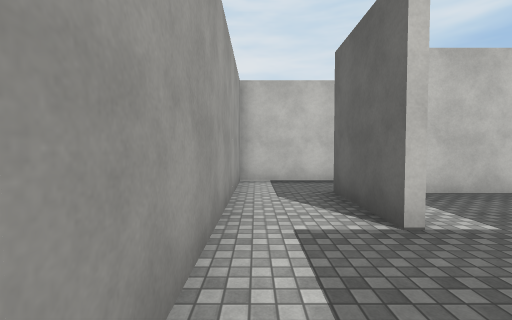
view 1 (above)

12 first-person views from a walk through a 3-D level made in the Unity game engine. The camera is 1.5 m above the floor, tilts 2° down and sees 90° across. The floor is counted in squares, 2 m on a side. Each view is taken from the middle of a square. On the plan, view 1 faces up. The plan holds only what a view shows up to about 9 squares ahead; the rest is blank. The player character is not drawn. Surface patterns are stand-ins for the level's own textures.

view 2
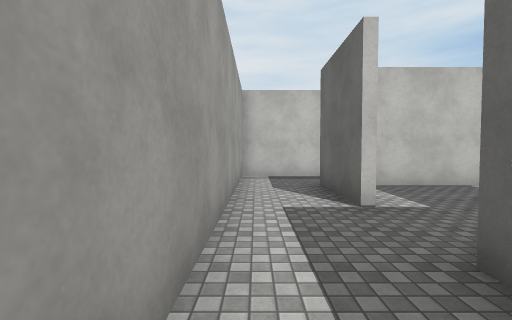

view 3
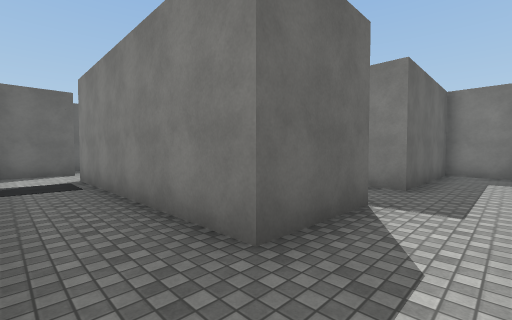

view 4
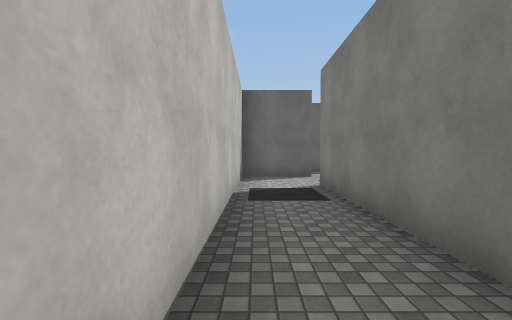

view 5
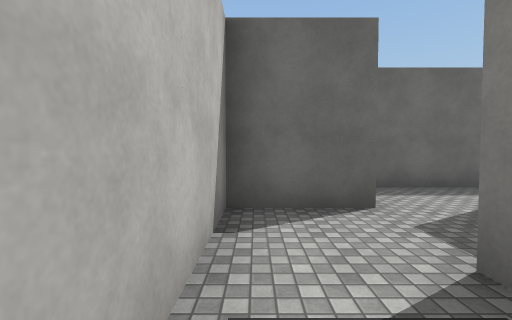

view 6
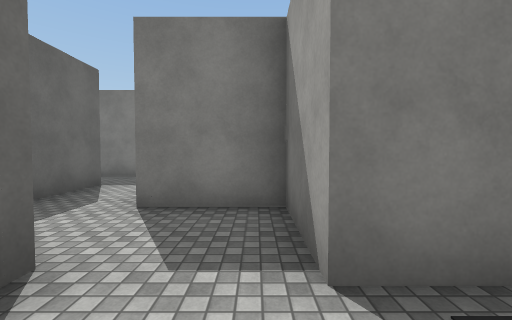

view 7
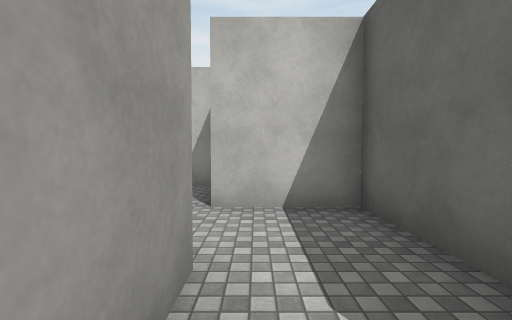

view 8
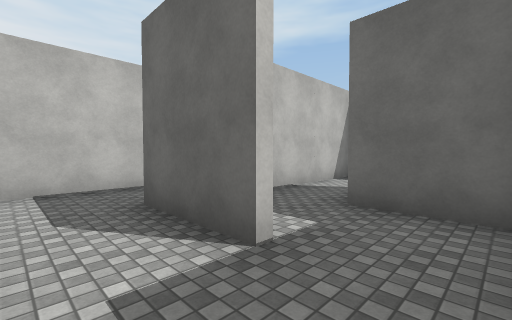

view 9
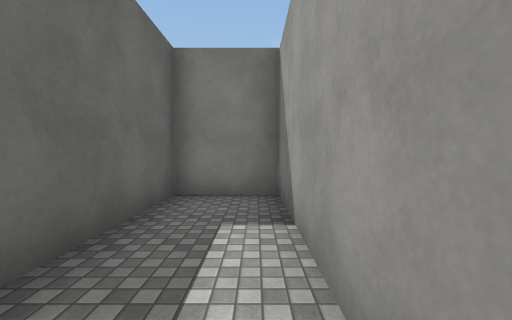

view 10
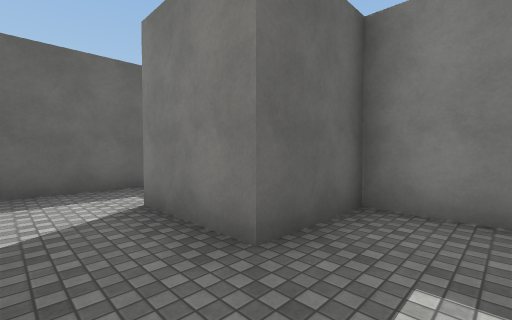

view 11
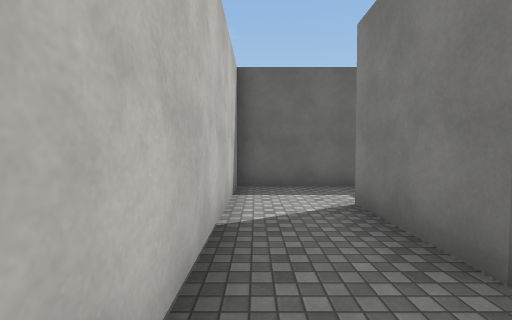

view 12
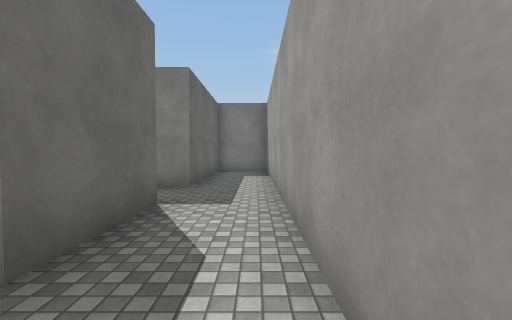

### Floor plan
Points are (right, up) in squares from view 1. A wall is a line through its corners. A room is listed if a view was taken in it or the views show most of it. See-through windows are left out.
Room 1 (views 1, 2, 3, 4, 5, 6, 8, 9, 12)
walls: (1.4, 2.4) (1.4, 4.6) (7.6, 4.6); (9.4, 4.4) (9.4, 6.4) (-0.4, 6.4) (-0.4, -3.4) (1.4, -3.4) (1.4, 0.6)
ways out: opening at (8, 5) to room 4; opening at (1, 2) to room 5
Room 2 (view 7)
walls: (9.6, 2.6) (9.6, 1.4); (11.4, 0.4) (11.4, 4.4) (9.4, 4.4)
ways out: opening at (9, 4) to room 4; opening at (11, 0)
Room 3 (views 10, 11)
walls: (3.4, 2.6) (5.6, 2.6); (7.4, 1.9) (7.4, 4.4) (2.4, 4.4)
ways out: opening at (2, 3) to room 5; opening at (6, 3)
Room 4 (no view inside)
walls: (7.6, 4.6) (7.6, 2.6) (9.6, 2.6)
ways out: opening at (8, 5) to room 1; opening at (9, 4) to room 2
Room 5 (no view inside)
walls: (1.4, 0.6) (3.4, 0.6) (3.4, 2.6)
ways out: opening at (1, 2) to room 1; opening at (2, 3) to room 3

Where each view was taken, in squares from view 1:
view 1: 0 up, 0 right, facing up
view 2: 1 down, 0 right, facing up
view 3: 6 up, 0 right, facing down-right
view 4: 6 up, 2 right, facing right
view 5: 6 up, 6 right, facing right
view 6: 6 up, 8 right, facing down
view 7: 1 up, 10 right, facing up
view 8: 1 up, 0 right, facing up-right
view 9: 1 up, 0 right, facing down
view 10: 4 up, 2 right, facing down-right
view 11: 4 up, 2 right, facing right
view 12: 6 up, 0 right, facing down
